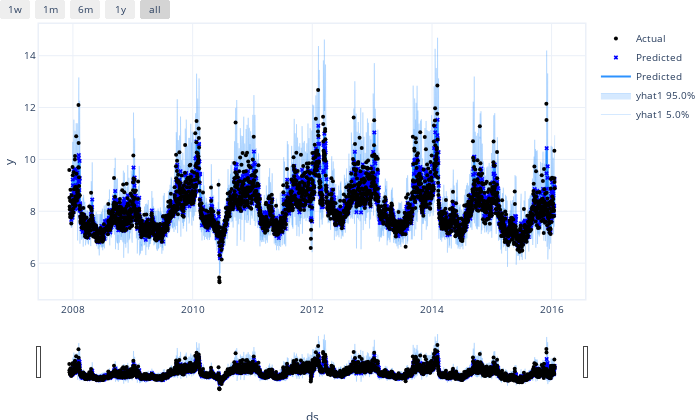

Notebook cell for this chart:
### Code cell
m.set_plotting_backend("plotly")
m.highlight_nth_step_ahead_of_each_forecast(1).plot(forecast)

### Figure 1 — Plotly figure (JSON) as saved in the notebook; plotly's stock layout.template omitted (floating-point values rounded to 4 significant figures; data arrays with more than 128 entries replaced by an {"elided": "..."} marker saying what was removed)
{"data": [{"fillcolor": "rgba(45, 146, 255, 0.2)", "line": {"color": "rgba(45, 146, 255, 0.2)", "width": 1}, "mode": "lines", "name": "yhat1 5.0%", "type": "scatter", "x": {"elided": "2964 str values"}, "y": {"elided": "2964 float values"}}, {"fill": "tonexty", "fillcolor": "rgba(45, 146, 255, 0.2)", "line": {"color": "rgba(45, 146, 255, 0.2)", "width": 1}, "mode": "lines", "name": "yhat1 95.0%", "type": "scatter", "x": {"elided": "2964 str values"}, "y": {"elided": "2964 float values"}}, {"line": {"color": "#2d92ff", "width": 2}, "mode": "lines", "name": "Predicted", "type": "scatter", "x": {"elided": "2964 str values"}, "y": {"elided": "2964 float values"}}, {"marker": {"color": "blue", "size": 4, "symbol": "x"}, "mode": "markers", "name": "Predicted", "type": "scatter", "x": {"elided": "2964 str values"}, "y": {"elided": "2964 float values"}}, {"marker": {"color": "black", "size": 4}, "mode": "markers", "name": "Actual", "type": "scatter", "x": {"elided": "2964 str values"}, "y": {"elided": "2964 float values"}}], "layout": {"autosize": true, "font": {"size": 10}, "height": 420, "hovermode": "x unified", "margin": {"b": 0, "l": 0, "pad": 0, "r": 10, "t": 10}, "showlegend": true, "title": {"font": {"size": 12}}, "width": 700, "xaxis": {"linewidth": 1.5, "mirror": true, "rangeselector": {"buttons": [{"count": 7, "label": "1w", "step": "day", "stepmode": "backward"}, {"count": 1, "label": "1m", "step": "month", "stepmode": "backward"}, {"count": 6, "label": "6m", "step": "month", "stepmode": "backward"}, {"count": 1, "label": "1y", "step": "year", "stepmode": "backward"}, {"step": "all"}]}, "rangeslider": {"visible": true}, "showline": true, "title": {"text": "ds"}, "type": "date"}, "yaxis": {"linewidth": 1.5, "mirror": true, "showline": true, "title": {"text": "y"}}}}
